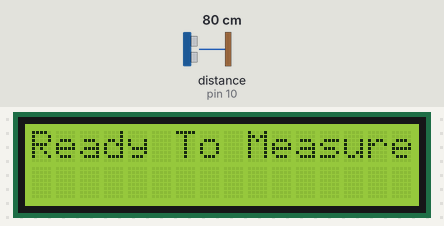
Bench run of a sketch on a simulated Arduino Uno, built with avr-gcc and run on an emulated ATmega328P. Parts: 16×2 character LCD. Wiring (inferred from the names in the program): ultrasonic range finder: trigger pin 11; echo pin 10. The test bench sets the inputs (shaded band); at power-on: distance to the obstacle (sensor on pin 10) 80 cm. The echo pulse lasts 58.3 µs per cm.

Above: at 1.2 s.
1.3 s: distance to the obstacle (sensor on pin 10) set to 2 cm
At 3.0 s:
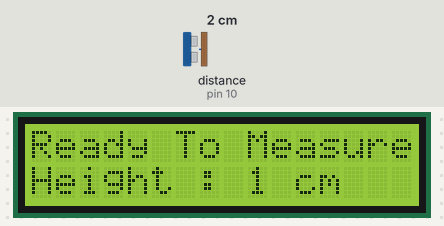
Timing chart, 0 to 4.5 s (numbered marks = the images above; inputs shaded):
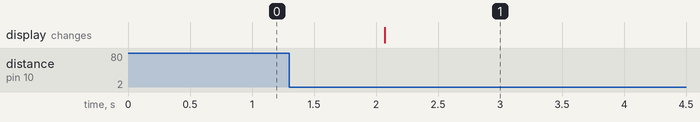

The sketch:

Task_1_Code.ino
```cpp
#include <LiquidCrystal.h>

const int trigPin = 11;
const int echoPin = 10;

long duration;
int distance;
bool measured = false;
int maxReferenceHeight = 500;
int referenceHeight;
int maxHeight = 220;
int minHeight = 30;

const int rsPin = 2;
const int enablePin = 3;
const int data_4 = 4;
const int data_5 = 5;
const int data_6 = 6;
const int data_7 = 7;

LiquidCrystal lcd(rsPin, enablePin, data_4, data_5, data_6, data_7);
// 16*2 LCD Display | RS - 42, Enable - 44, Data - 46, 48, 50, 52 (R/W - GND)

void setup() {
  // put your setup code here, to run once:
  lcd.begin(16, 2);
  lcd.clear();
  pinMode(trigPin, OUTPUT);
  pinMode(echoPin, INPUT);
}

void loop() {
  if (measured == false){
    lcdInitialAlert();
    clearTrigger();
    triggerON(10);
    distance = distanceMeasured();
    printDistanceToLCD(distance);
    measured = true;
  }
}

void clearTrigger(){
  // Clears the trigPin
  digitalWrite(trigPin, LOW);
  delayMicroseconds(2);
}

void triggerON(int MicroSeconds){
  // Sets the trigPin on HIGH state for X micro seconds
  digitalWrite(trigPin, HIGH);
  delayMicroseconds(MicroSeconds);
  digitalWrite(trigPin, LOW);
}

int distanceMeasured(){
    // Reads the echoPin, returns the sound wave travel time in microseconds
    duration = pulseIn(echoPin, HIGH);
    // Calculating the distance
    distance = duration*0.034/2;
    Serial.print("Distance: ");
    Serial.println(distance);
    return distance;
}

void printDistanceToLCD(int distance){
  lcd.setCursor(0, 1);
  lcd.print("Height : ");
  lcd.print(distance);
  lcd.print(" cm");
}

void lcdInitialAlert(){
  lcd.clear();
  lcd.setCursor(0, 0);
  lcd.print("Ready To Measure");
  delay(2000);
}
```

Measured:
- after the input at 1.3 s, the display: changes after 0.77 s (image 1)
